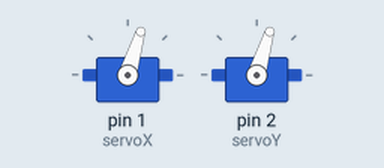
The sketch below on a simulated Arduino Uno, built with avr-gcc and run on an emulated ATmega328P. Parts: 2 × servo. What the sketch prints to the serial monitor is not drawn.

Above: at 3.05 s.
At 3.6 s:
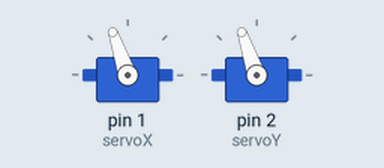
At 4.2 s:
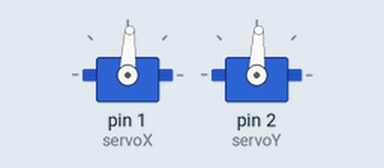
Timing chart, 0 to 6.8 s (numbered marks = the images above):
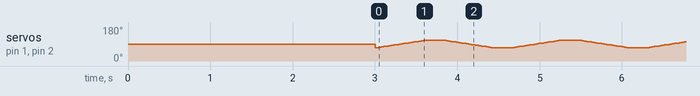

The sketch:

ServoTest_aug6a.ino
```cpp
#include <Servo.h>

// Create two distinct servo control objects
Servo servoX;
Servo servoY;

void setup() {
  Serial.begin(115200);
  delay(1000);
  Serial.println("--- Teensy 4.1 Dual-Servo Hardware Sweep Test ---");

  // Mount the software logic to our specific physical PWM signal pins
  servoX.attach(1); // Servo X signal must be wired to Teensy Pin 1
  servoY.attach(2); // Servo Y signal must be wired to Teensy Pin 2

  // Command both servos to snap immediately to their exact center position (90 degrees)
  Serial.println("Centering servos to 90 degrees...");
  servoX.write(90);
  servoY.write(90);
  delay(2000); // Wait 2 seconds to let the user observe the initial centering snap
}

void loop() {
  Serial.println("Starting continuous sweep sequence...");

  // Sweep both servos slowly from 70 degrees up to 110 degrees
  // This simulates a gentle TVC rocket flight correction loop
  for (int angle = 70; angle <= 110; angle++) {
    servoX.write(angle);
    servoY.write(angle);
    delay(15); // Small delay to control the speed of the sweep movement
  }

  delay(200); // Pause briefly at the top end of the movement

  // Sweep both servos back down from 110 degrees to 70 degrees
  for (int angle = 110; angle >= 70; angle--) {
    servoX.write(angle);
    servoY.write(angle);
    delay(15);
  }

  delay(200); // Pause briefly at the bottom end before repeating the loop
}
```
